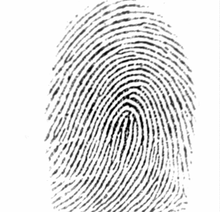
%> input picture lab_1/DB1_102_2.tif, 220 x 212 px, shrunk from 388 x 374 before the run
$ octave lab_1.m   (GNU Octave 9; MATLAB toolbox functions it lacks are replaced by stand-ins)
%> lines starting %> are read from the running program, lines starting %| are printed output that depends on the picture; in (x1, y1, x2, y2) boxes, pixels count from 0 and x2, y2 are one past the last pixel; in counts of white or black regions, pixels touching at a corner belong together; the program's own positions count from 1
### lab_1/isodataAlgorithm.m
%% ISODATA ALGORITHM - for taking the threshold - Image processing

%  Author: Thuong HD - ASELAB - Hanoi University of Science and Technology
%  Date: 29-3-2018

function finalThreshold = isodataAlgorithm(grayImage)

grayImage =  grayImage(:);

% The itial threshol is equal the mean of grayscale image
initialTheta = mean(grayImage);

initialTheta = round(initialTheta); % Rounding
i = 1;
threshold(i) = initialTheta;

% Gray levels are greater than or equal to the threshold
foregroundLevel =  grayImage(find((grayImage >= initialTheta)));
meanForeground = mean(foregroundLevel(:));

% Gray levels are less than or equal to the threshold
backgroundLevel = grayImage(find((grayImage < initialTheta)));
meanBackground = mean(backgroundLevel(:));

% Setup new threshold
i = 2;
threshold(2) = round((meanForeground + meanBackground)/2);

%Loop: Consider condition for threshold
while abs(threshold(i)-threshold(i-1))>=1

% Gray levels are greater than or equal to the threshold
foregroundLevel =  grayImage(find((grayImage >= threshold(i))));
meanForeground = (mean(foregroundLevel(:)));

% Gray levels are less than or equal to the threshold
backgroundLevel = grayImage(find((grayImage < threshold(i))));
meanBackground = (mean(backgroundLevel(:)));

i = i+1;
% Setup new threshold
threshold(i) = round((meanForeground + meanBackground)/2);

end

finalThreshold = threshold(end);

### lab_1/lab_1.m
clear all

A = imread('DB1_102_2.tif');
%> A is the input picture: size 212x220 uint8; min 0, max 255, mean 221.6
A = histeq(A)
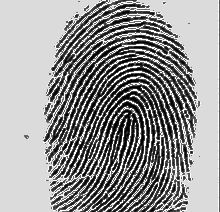
%> A: size 212x220 uint8; min 0, max 255, mean 151.6

treshold = isodataAlgorithm(A);
%> in isodataAlgorithm, `initialTheta = mean(grayImage);`: initialTheta = 151.6
%> in isodataAlgorithm, `initialTheta = round(initialTheta);`: initialTheta = 152
%> in isodataAlgorithm, `foregroundLevel =  grayImage(find((grayImage >= initialTheta)));`: foregroundLevel = 26354 values from 219 to 255
%> in isodataAlgorithm, `meanForeground = mean(foregroundLevel(:));`: meanForeground = 227.6
%> in isodataAlgorithm, `backgroundLevel = grayImage(find((grayImage < initialTheta)));`: backgroundLevel = 20286 values from 0 to 109
%> in isodataAlgorithm, `meanBackground = mean(backgroundLevel(:));`: meanBackground = 53
%> the loop in isodataAlgorithm, `while abs(threshold(i)-threshold(i-1))>=1` made 1 pass
%> (meanForeground, meanBackground, i) on pass 1: (227.6, 53, 3)
%> after the loop in isodataAlgorithm, `while abs(threshold(i)-threshold(i-1))>=1`: threshold = [152 140 140]
%> in isodataAlgorithm, `finalThreshold = threshold(end);`: finalThreshold = 140
%> treshold = 140
binary = imbinarize(A, 'adaptive');
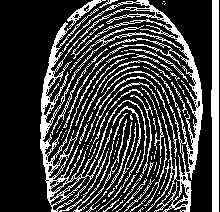
%> binary: size 212x220 logical; 25% white; 122 white regions (79 under 20 px), largest, box (x1, y1, x2, y2) and area: (40, 0, 203, 212) 6534, (211, 0, 219, 212) 1511, (73, 119, 127, 212) 277
% binary = imcomplement(binary);
% binary = im2bw(A, iso);
thined = bwmorph(binary, 'thin', Inf);
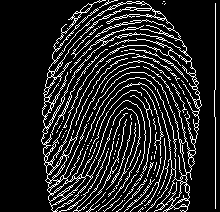
%> thined: size 212x220 logical; 14.3% white in thin lines or dots, all inside (x1, y1, x2, y2) = (41, 0, 216, 212)

subplot(1,3,1);
imshow(binary);
title("binary")

subplot(1,3,2);
imshow(thined);
title("thinned")

spured = bwmorph(thined, 'clean');
spured = bwmorph(spured, 'spur');
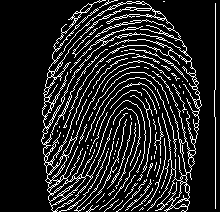
%> spured: size 212x220 logical; 14% white in thin lines or dots, all inside (x1, y1, x2, y2) = (41, 0, 216, 212)

subplot(1,3,3);
imshow(spured);
title("spured")

ends = [];
forks = [];

[w, h] = size(spured);
%> w = 212; h = 220

for i=1:w-2
    for j=1:h-2
        sum = 0;
        for k=0:2
            for l=0:2
                sum = sum + spured(i+k, j+l);
            end
        end

        if (sum == 2)
            if (spured(i+1, j+1) == 1)
                ends = [ends; [j+1, i+1]];
            end
        end
        if (sum == 4)
            forks = [forks; [j, i]];
        end
    end
end
%> after the loop, ends = 250 rows, first 12: [164 2; 165 2; 216 4; 100 8; 135 17; 137 17; 69 20; 131 22; 67 25; 103 26; 147 26; 143 27]; forks = 2289 rows, first 12: [98 1; 99 1; 100 1; 107 1; 108 1; 109 1; 106 2; 109 2; 126 2; 132 2; 135 2; 142 2]

tol = 3;
% https://stackoverflow.com/questions/64264043/how-to-group-points-with-given-tolerance-in-matlab?noredirect=1#comment113643342_64264043
forks = uniquetol(forks, tol, 'ByRows', true, 'DataScale', 1);
%> forks = 501 rows, first 12: [42 137; 43 107; 43 144; 44 93; 44 115; 44 117; 43 136; 44 148; 44 94; 45 98; 45 126; 45 156]
ends = uniquetol(ends, tol, 'ByRows', true, 'DataScale', 1);
%> ends = 172 rows, first 12: [51 113; 51 135; 51 146; 57 158; 58 85; 58 131; 58 163; 59 144; 60 127; 61 81; 64 52; 64 120]

figure()
imshow(spured)
hold on
scatter(forks(:, 1), forks(:, 2), 'x', 'LineWidth', 2.5);
scatter(ends(:, 1), ends(:, 2), 'x', 'LineWidth', 2.5);
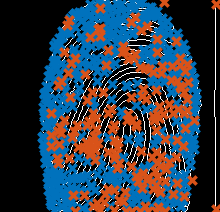
%> figure redrawn from the program's plot data
hold off

$ run again, with lab_1/DB1_102_6.tif copied over lab_1/DB1_102_2.tif
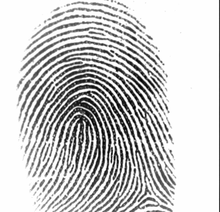
%> input picture lab_1/DB1_102_6.tif, 220 x 212 px, shrunk from 388 x 374 before the run
%> A is the input picture: size 212x220 uint8; min 0, max 255, mean 200.8
%> in isodataAlgorithm, `initialTheta = mean(grayImage);`: initialTheta = 146.1
%> in isodataAlgorithm, `initialTheta = round(initialTheta);`: initialTheta = 146
%> foregroundLevel = 22759 values from 227 to 255
%> in isodataAlgorithm, `meanForeground = mean(foregroundLevel(:));`: meanForeground = 233.6
%> backgroundLevel = 23881 values from 0 to 130
%> in isodataAlgorithm, `meanBackground = mean(backgroundLevel(:));`: meanBackground = 62.73
%> the loop in isodataAlgorithm, `while abs(threshold(i)-threshold(i-1))>=1` made 1 pass
%> (meanForeground, meanBackground, i) on pass 1: (233.6, 62.73, 3)
%> after the loop in isodataAlgorithm, `while abs(threshold(i)-threshold(i-1))>=1`: threshold = [146 148 148]
%> finalThreshold = 148
%> `binary = imbinarize(A, 'adaptive');`:
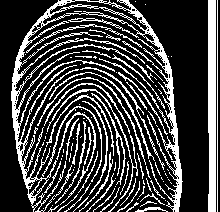
%> binary: size 212x220 logical; 26.1% white; 103 white regions (59 under 20 px), largest, box (x1, y1, x2, y2) and area: (11, 0, 183, 212) 5542, (208, 0, 216, 212) 1635, (47, 89, 138, 212) 393
%> thined: size 212x220 logical; 13.9% white in thin lines or dots
%> after the loop `for i=1:w-2`: ends = 203 rows, first 12: [107 2; 212 5; 114 6; 98 7; 75 12; 82 12; 84 12; 129 13; 67 14; 134 16; 69 21; 69 23]; forks = 1543 rows, first 12: [65 1; 70 1; 99 1; 104 1; 109 1; 110 1; 119 1; 124 1; 64 2; 67 2; 100 2; 101 2]
%> `forks = uniquetol(forks, tol, 'ByRows', true, 'DataScale', 1);`: forks = 352 rows, first 12: [13 85; 14 99; 14 100; 14 106; 15 92; 14 108; 15 115; 16 70; 14 83; 15 116; 16 120; 16 124]
%> `ends = uniquetol(ends, tol, 'ByRows', true, 'DataScale', 1);`: ends = 146 rows, first 12: [21 66; 24 82; 25 53; 29 77; 32 112; 33 139; 33 162; 35 134; 38 126; 40 197; 43 129; 43 146]
%> `scatter(ends(:, 1), ends(:, 2), 'x', 'LineWidth', 2.5);`:
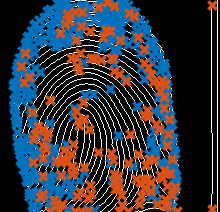
%> figure redrawn from the program's plot data

$ run again, with lab_1/DB2_103_1.tif copied over lab_1/DB1_102_2.tif
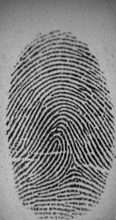
%> input picture lab_1/DB2_103_1.tif, 116 x 220 px, shrunk from 296 x 560 before the run
%> A is the input picture: size 220x116 uint8; min 0, max 201, mean 128.9
%> in isodataAlgorithm, `initialTheta = mean(grayImage);`: initialTheta = 126.5
%> in isodataAlgorithm, `initialTheta = round(initialTheta);`: initialTheta = 126
%> foregroundLevel = 12612 values from 130 to 255
%> in isodataAlgorithm, `meanForeground = mean(foregroundLevel(:));`: meanForeground = 192.4
%> backgroundLevel = 12908 values from 0 to 125
%> in isodataAlgorithm, `meanBackground = mean(backgroundLevel(:));`: meanBackground = 62.08
%> the loop in isodataAlgorithm, `while abs(threshold(i)-threshold(i-1))>=1` made 1 pass
%> (meanForeground, meanBackground, i) on pass 1: (192.4, 62.08, 3)
%> after the loop in isodataAlgorithm, `while abs(threshold(i)-threshold(i-1))>=1`: threshold = [126 127 127]
%> finalThreshold = 127
%> `binary = imbinarize(A, 'adaptive');`:
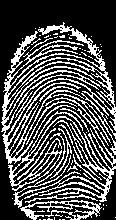
%> binary: size 220x116 logical; 31% white in thin lines or dots, all inside (x1, y1, x2, y2) = (1, 22, 116, 220)
%> after the loop `for i=1:w-2`: ends = 185 rows, first 12: [64 23; 72 27; 77 30; 61 33; 36 34; 44 34; 54 35; 57 35; 86 35; 40 36; 41 36; 71 36]; forks = 738 rows, first 12: [61 26; 58 27; 59 27; 61 27; 62 27; 58 28; 59 28; 67 28; 60 29; 61 29; 66 29; 67 29]
%> `forks = uniquetol(forks, tol, 'ByRows', true, 'DataScale', 1);`: forks = 156 rows, first 12: [3 110; 3 129; 4 106; 4 118; 5 83; 5 89; 5 137; 6 90; 7 101; 7 144; 7 148; 8 156]
%> `ends = uniquetol(ends, tol, 'ByRows', true, 'DataScale', 1);`: ends = 126 rows, first 12: [3 111; 3 131; 5 84; 5 91; 9 74; 10 163; 12 167; 13 190; 14 195; 15 182; 16 163; 16 204]
%> `scatter(ends(:, 1), ends(:, 2), 'x', 'LineWidth', 2.5);`:
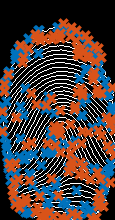
%> figure redrawn from the program's plot data

$ run again, with lab_1/DB2_103_2.tif copied over lab_1/DB1_102_2.tif
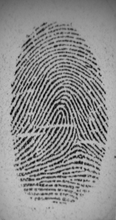
%> input picture lab_1/DB2_103_2.tif, 116 x 220 px, shrunk from 296 x 560 before the run
%> A is the input picture: size 220x116 uint8; min 0, max 205, mean 141.9
%> in isodataAlgorithm, `initialTheta = mean(grayImage);`: initialTheta = 126.7
%> in isodataAlgorithm, `initialTheta = round(initialTheta);`: initialTheta = 127
%> foregroundLevel = 12619 values from 130 to 255
%> meanForeground = 192.9
%> backgroundLevel = 12901 values from 0 to 125
%> meanBackground = 61.94
%> after the loop in isodataAlgorithm, `while abs(threshold(i)-threshold(i-1))>=1`: i = 2; threshold = [127 127]
%> finalThreshold = 127
%> `binary = imbinarize(A, 'adaptive');`:
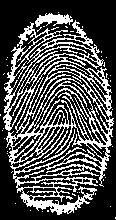
%> binary: size 220x116 logical; 30.8% white in thin lines or dots
%> thined: size 220x116 logical; 16.8% white in thin lines or dots
%> after the loop `for i=1:w-2`: ends = 180 rows, first 12: [46 15; 41 17; 72 21; 76 21; 32 24; 80 24; 48 25; 55 25; 70 25; 38 26; 44 27; 45 27]; forks = 1128 rows, first 12: [45 17; 66 17; 69 17; 70 17; 41 18; 44 18; 45 18; 46 18; 48 18; 49 18; 50 18; 63 18]
%> `forks = uniquetol(forks, tol, 'ByRows', true, 'DataScale', 1);`: forks = 227 rows, first 12: [5 98; 5 108; 6 88; 6 116; 7 83; 7 123; 8 76; 6 89; 5 110; 8 124; 8 135; 8 141]
%> `ends = uniquetol(ends, tol, 'ByRows', true, 'DataScale', 1);`: ends = 134 rows, first 12: [4 120; 6 84; 6 102; 8 74; 8 78; 8 93; 8 147; 10 153; 11 167; 13 51; 13 58; 13 133]
%> `scatter(ends(:, 1), ends(:, 2), 'x', 'LineWidth', 2.5);`:
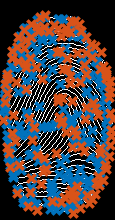
%> figure redrawn from the program's plot data
